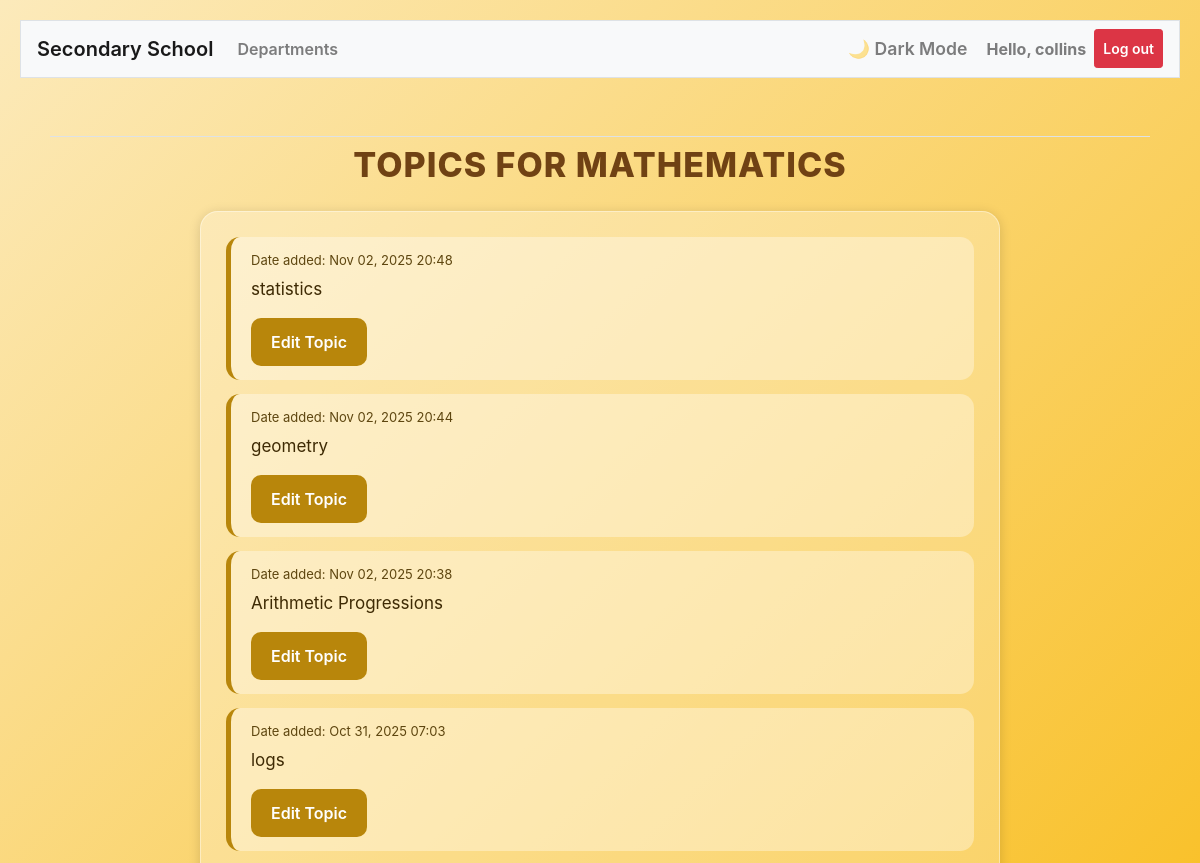
The page /subjects/1/topics/ (signed in, upper part) on the database as committed earlier.
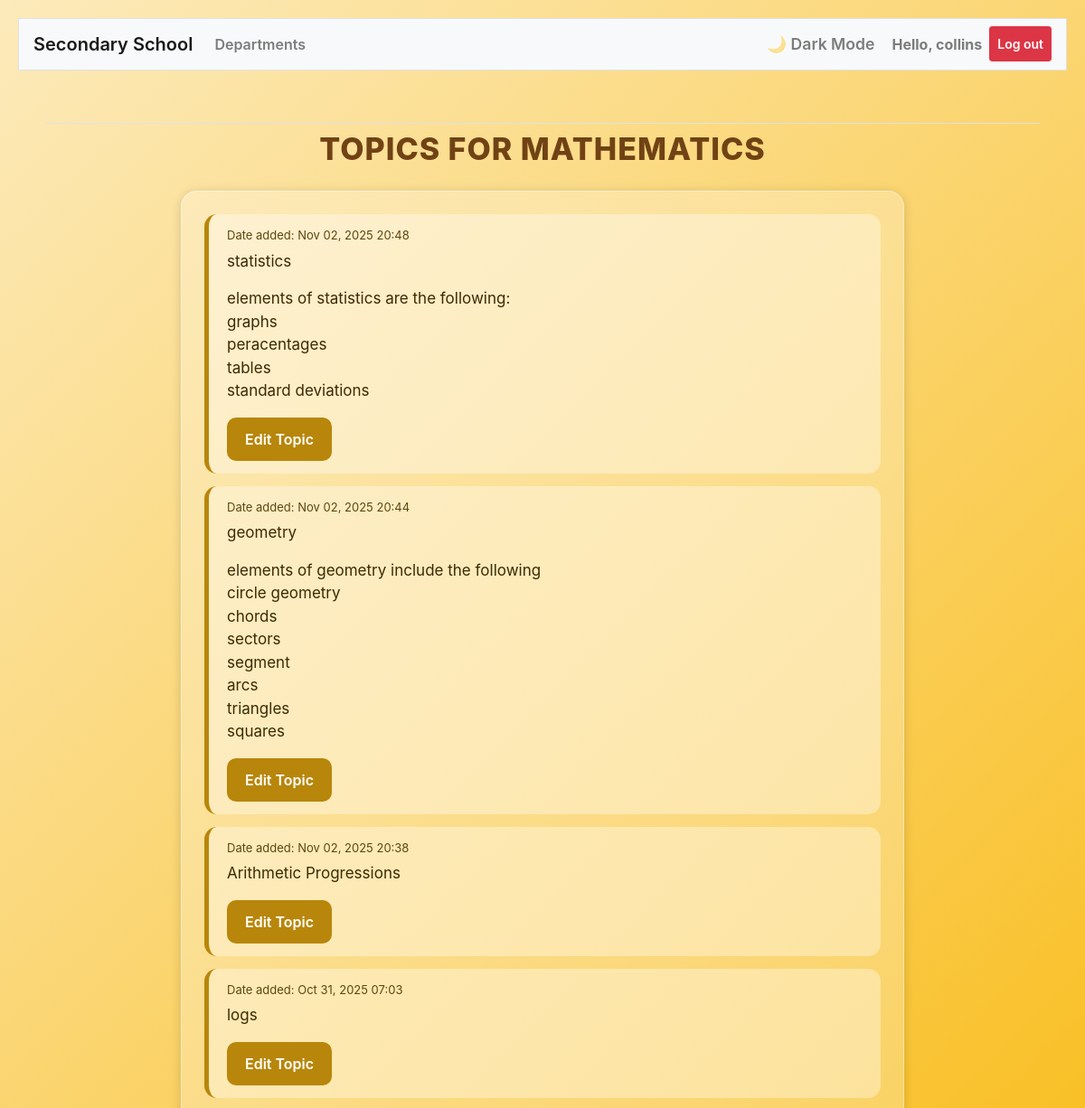
The same page on the database as committed later.
### school_app/models.py (models this page shows, shortened)
class SubjectTopics(models.Model):
    topics_subjects = models.ForeignKey(Subjects, on_delete=models.CASCADE, related_name='topics_subjects')
    text = models.CharField(max_length=1000)
    date_added = models.DateTimeField(auto_now_add=True)

### school_app/views.py (the view)
# urls.py: path('subjects/<int:subject_id>/topics/', views.topics, name='topics'),
@login_required()
def topics(request, subject_id):
    subject = Subjects.objects.get(id=subject_id)
    if subject.owner != request.user:
        raise Http404
    topic = subject.topics_subjects.order_by("-date_added")
    department = subject.department_subjects
    context = {'subject': subject, 'topic': topic, 'department': department}
    return render(request, 'school_app/topics.html', context)

### school_app/templates/school_app/topics.html (shortened to what this page needs)
{% extends "school_app/base.html" %}
{% block content %}
<h2 class="page-title">Topics for {{ subject.text }}</h2>
<div class="topic-container">
    {% for topi in topic %}
        <div class="topic-item">
            <div class="topic-date">
                Date added: {{ topi.date_added|date:'M d, Y H:i' }}
            </div>
            <div class="topic-text">
                {{ topi.text|linebreaks }}
            </div>
            <a class="gold-btn" href="{% url 'school_app:edit_topic' topi.id %}">
                Edit Topic
            </a>
        </div>
    {% empty %}
        <div class="topic-item">
            No topics for {{ subject }} have been added yet.
        </div>
    {% endfor %}
</div>
<br>
<br>
{% endblock content %}

Rows that differ between the two databases and show on the page:
changed SubjectTopics: text "statistics" → "statistics elements of statistics are the following: graphs peracentages tables standard deviations"
changed SubjectTopics: text "geometry" → "geometry elements of geometry include the following circle geometry chords sectors segment arcs triangles squares"
